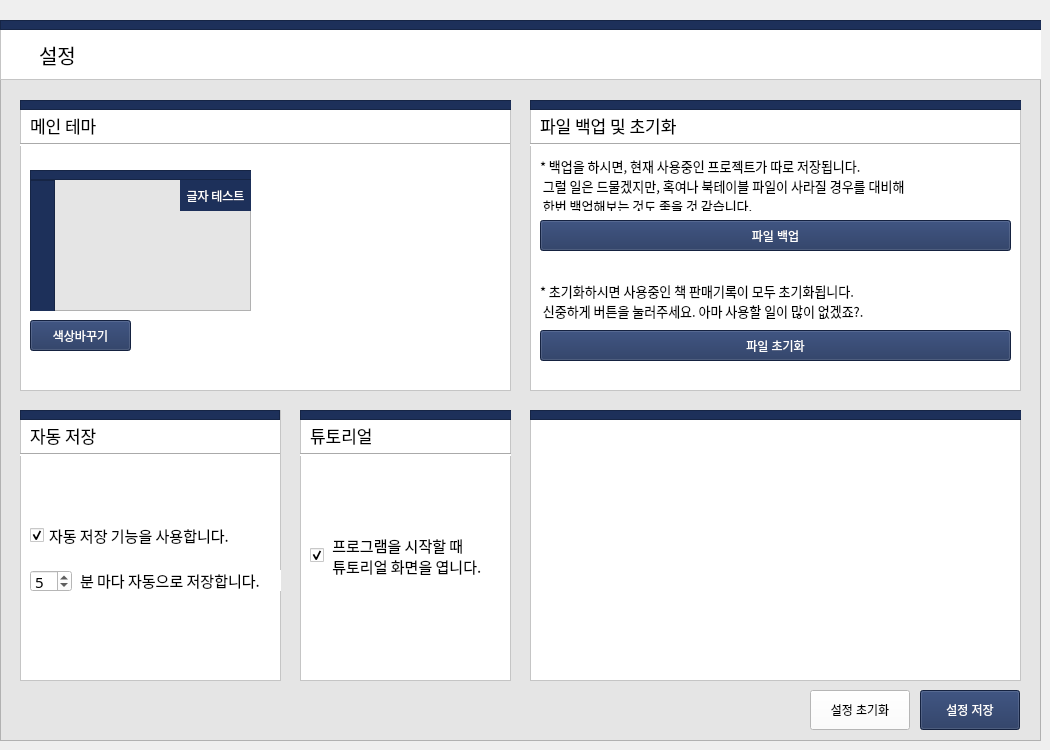
    <widget class="QWidget" name="about_property">
     <widget class="QFrame" name="about_property_frame">
      <property name="geometry">
       <rect>
        <x>0</x>
        <y>20</y>
        <width>1041</width>
        <height>721</height>
       </rect>
      </property>
      <property name="styleSheet">
       <string notr="true">background-color: rgb(229, 229, 229);</string>
      </property>
      <property name="frameShape">
       <enum>QFrame::StyledPanel</enum>
      </property>
      <property name="frameShadow">
       <enum>QFrame::Raised</enum>
      </property>
      <widget class="QFrame" name="color_frame_8">
       <property name="geometry">
        <rect>
         <x>0</x>
         <y>0</y>
         <width>1051</width>
         <height>10</height>
        </rect>
       </property>
       <property name="styleSheet">
        <string notr="true">background-color: rgb(29, 48, 90);</string>
       </property>
       <property name="frameShape">
        <enum>QFrame::StyledPanel</enum>
       </property>
       <property name="frameShadow">
        <enum>QFrame::Raised</enum>
       </property>
      </widget>
      <widget class="QFrame" name="frame_9">
       <property name="geometry">
        <rect>
         <x>0</x>
         <y>0</y>
         <width>1051</width>
         <height>60</height>
        </rect>
       </property>
       <property name="styleSheet">
        <string notr="true">background-color: rgb(255, 255, 255);</string>
       </property>
       <property name="frameShape">
        <enum>QFrame::StyledPanel</enum>
       </property>
       <property name="frameShadow">
        <enum>QFrame::Raised</enum>
       </property>
       <widget class="QLabel" name="label_5">
        <property name="geometry">
         <rect>
          <x>39</x>
          <y>19</y>
          <width>111</width>
          <height>31</height>
         </rect>
        </property>
        <property name="font">
         <font>
          <family>맑은 고딕 Semilight</family>
          <pointsize>15</pointsize>
         </font>
        </property>
        <property name="text">
         <string>설정</string>
        </property>
       </widget>
      </widget>
      <widget class="QFrame" name="frame_18">
       <property name="geometry">
        <rect>
         <x>530</x>
         <y>390</y>
         <width>491</width>
         <height>271</height>
        </rect>
       </property>
       <property name="styleSheet">
        <string notr="true">background-color: rgb(255,255,255);</string>
       </property>
       <property name="frameShape">
        <enum>QFrame::StyledPanel</enum>
       </property>
       <property name="frameShadow">
        <enum>QFrame::Raised</enum>
       </property>
       <widget class="QFrame" name="color_frame_21">
        <property name="geometry">
         <rect>
          <x>0</x>
          <y>0</y>
          <width>495</width>
          <height>10</height>
         </rect>
        </property>
        <property name="styleSheet">
         <string notr="true">background-color: rgb(29, 48, 90);</string>
        </property>
        <property name="frameShape">
         <enum>QFrame::StyledPanel</enum>
        </property>
        <property name="frameShadow">
         <enum>QFrame::Raised</enum>
        </property>
       </widget>
      </widget>
      <widget class="QPushButton" name="setting_reset">
       <property name="geometry">
        <rect>
         <x>810</x>
         <y>670</y>
         <width>100</width>
         <height>40</height>
        </rect>
       </property>
       <property name="styleSheet">
        <string notr="true">background-color: rgb(255, 255, 255);</string>
       </property>
       <property name="text">
        <string>설정 초기화</string>
       </property>
      </widget>
      <widget class="QFrame" name="frame_15">
       <property name="geometry">
        <rect>
         <x>530</x>
         <y>80</y>
         <width>491</width>
         <height>291</height>
        </rect>
       </property>
       <property name="styleSheet">
        <string notr="true">background-color: rgb(255,255,255);</string>
       </property>
       <property name="frameShape">
        <enum>QFrame::StyledPanel</enum>
       </property>
       <property name="frameShadow">
        <enum>QFrame::Raised</enum>
       </property>
       <widget class="QFrame" name="color_frame_20">
        <property name="geometry">
         <rect>
          <x>0</x>
          <y>0</y>
          <width>495</width>
          <height>10</height>
         </rect>
        </property>
        <property name="styleSheet">
         <string notr="true">background-color: rgb(29, 48, 90);</string>
        </property>
        <property name="frameShape">
         <enum>QFrame::StyledPanel</enum>
        </property>
        <property name="frameShadow">
         <enum>QFrame::Raised</enum>
        </property>
       </widget>
       <widget class="QLabel" name="label_7">
        <property name="geometry">
         <rect>
          <x>10</x>
          <y>10</y>
          <width>161</width>
          <height>31</height>
         </rect>
        </property>
        <property name="font">
         <font>
          <family>맑은 고딕 Semilight</family>
          <pointsize>13</pointsize>
         </font>
        </property>
        <property name="text">
         <string>파일 백업 및 초기화</string>
        </property>
       </widget>
       <widget class="Line" name="line_9">
        <property name="geometry">
         <rect>
          <x>0</x>
          <y>43</y>
          <width>490</width>
          <height>3</height>
         </rect>
        </property>
        <property name="orientation">
         <enum>Qt::Horizontal</enum>
        </property>
       </widget>
       <widget class="QLabel" name="label_11">
        <property name="geometry">
         <rect>
          <x>10</x>
          <y>60</y>
          <width>421</width>
          <height>51</height>
         </rect>
        </property>
        <property name="font">
         <font>
          <family>맑은 고딕 Semilight</family>
          <pointsize>10</pointsize>
         </font>
        </property>
        <property name="text">
         <string>* 백업을 하시면, 현재 사용중인 프로젝트가 따로 저장됩니다.
 그럴 일은 드물겠지만, 혹여나 북테이블 파일이 사라질 경우를 대비해
 한번 백업해보는 것도 좋을 것 같습니다.</string>
        </property>
       </widget>
       <widget class="QLabel" name="label_12">
        <property name="geometry">
         <rect>
          <x>10</x>
          <y>180</y>
          <width>391</width>
          <height>41</height>
         </rect>
        </property>
        <property name="font">
         <font>
          <family>맑은 고딕 Semilight</family>
          <pointsize>10</pointsize>
         </font>
        </property>
        <property name="text">
         <string>* 초기화하시면 사용중인 책 판매기록이 모두 초기화됩니다.
 신중하게 버튼을 눌러주세요. 아마 사용할 일이 많이 없겠죠?.</string>
        </property>
       </widget>
       <widget class="QPushButton" name="filebackup_button">
        <property name="geometry">
         <rect>
          <x>10</x>
          <y>120</y>
          <width>471</width>
          <height>31</height>
         </rect>
        </property>
        <property name="styleSheet">
         <string notr="true">background-color: rgb(29, 48, 90);
color: rgb(255, 255, 255);</string>
        </property>
        <property name="text">
         <string>파일 백업</string>
        </property>
       </widget>
       <widget class="QPushButton" name="filereset_button">
        <property name="geometry">
         <rect>
          <x>10</x>
          <y>230</y>
          <width>471</width>
          <height>31</height>
         </rect>
        </property>
        <property name="styleSheet">
         <string notr="true">background-color: rgb(29, 48, 90);
color: rgb(255, 255, 255);</string>
        </property>
        <property name="text">
         <string>파일 초기화</string>
        </property>
       </widget>
      </widget>
      <widget class="QPushButton" name="setting_save">
       <property name="geometry">
        <rect>
         <x>920</x>
         <y>670</y>
         <width>100</width>
         <height>40</height>
        </rect>
       </property>
       <property name="styleSheet">
        <string notr="true">background-color: rgb(29, 48, 90);
color: rgb(255, 255, 255);</string>
       </property>
       <property name="text">
        <string>설정 저장</string>
       </property>
      </widget>
      <widget class="QFrame" name="frame_14">
       <property name="geometry">
        <rect>
         <x>20</x>
         <y>80</y>
         <width>491</width>
         <height>291</height>
        </rect>
       </property>
       <property name="styleSheet">
        <string notr="true">background-color: rgb(255,255,255);</string>
       </property>
       <property name="frameShape">
        <enum>QFrame::StyledPanel</enum>
       </property>
       <property name="frameShadow">
        <enum>QFrame::Raised</enum>
       </property>
       <widget class="QLabel" name="label_6">
        <property name="geometry">
         <rect>
          <x>10</x>
          <y>10</y>
          <width>81</width>
          <height>31</height>
         </rect>
        </property>
        <property name="font">
         <font>
          <family>맑은 고딕 Semilight</family>
          <pointsize>13</pointsize>
         </font>
        </property>
        <property name="text">
         <string>메인 테마</string>
        </property>
       </widget>
       <widget class="QFrame" name="color_frame_19">
        <property name="geometry">
         <rect>
          <x>0</x>
          <y>0</y>
          <width>495</width>
          <height>10</height>
         </rect>
        </property>
        <property name="styleSheet">
         <string notr="true">background-color: rgb(29, 48, 90);</string>
        </property>
        <property name="frameShape">
         <enum>QFrame::StyledPanel</enum>
        </property>
        <property name="frameShadow">
         <enum>QFrame::Raised</enum>
        </property>
       </widget>
       <widget class="Line" name="line_8">
        <property name="geometry">
         <rect>
          <x>0</x>
          <y>43</y>
          <width>490</width>
          <height>3</height>
         </rect>
        </property>
        <property name="orientation">
         <enum>Qt::Horizontal</enum>
        </property>
       </widget>
       <widget class="QPushButton" name="colorwidget_button">
        <property name="geometry">
         <rect>
          <x>10</x>
          <y>220</y>
          <width>101</width>
          <height>31</height>
         </rect>
        </property>
        <property name="styleSheet">
         <string notr="true">background-color: rgb(29, 48, 90);
color: rgb(255, 255, 255);</string>
        </property>
        <property name="text">
         <string>색상바꾸기</string>
        </property>
       </widget>
       <widget class="QFrame" name="frame">
        <property name="geometry">
         <rect>
          <x>10</x>
          <y>70</y>
          <width>221</width>
          <height>141</height>
         </rect>
        </property>
        <property name="styleSheet">
         <string notr="true">background-color:rgb(229, 229, 229)</string>
        </property>
        <property name="frameShape">
         <enum>QFrame::StyledPanel</enum>
        </property>
        <property name="frameShadow">
         <enum>QFrame::Raised</enum>
        </property>
        <widget class="QFrame" name="color_frame_26">
         <property name="geometry">
          <rect>
           <x>0</x>
           <y>0</y>
           <width>225</width>
           <height>10</height>
          </rect>
         </property>
         <property name="styleSheet">
          <string notr="true">background-color: rgb(29, 48, 90);</string>
         </property>
         <property name="frameShape">
          <enum>QFrame::StyledPanel</enum>
         </property>
         <property name="frameShadow">
          <enum>QFrame::Raised</enum>
         </property>
         <widget class="QFrame" name="frame_27">
          <property name="geometry">
           <rect>
            <x>350</x>
            <y>0</y>
            <width>495</width>
            <height>10</height>
           </rect>
          </property>
          <property name="styleSheet">
           <string notr="true">background-color: rgb(29, 48, 90);</string>
          </property>
          <property name="frameShape">
           <enum>QFrame::StyledPanel</enum>
          </property>
          <property name="frameShadow">
           <enum>QFrame::Raised</enum>
          </property>
         </widget>
        </widget>
        <widget class="QFrame" name="color_frame_27">
         <property name="geometry">
          <rect>
           <x>0</x>
           <y>10</y>
           <width>25</width>
           <height>135</height>
          </rect>
         </property>
         <property name="styleSheet">
          <string notr="true">background-color: rgb(29, 48, 90);</string>
         </property>
         <property name="frameShape">
          <enum>QFrame::StyledPanel</enum>
         </property>
         <property name="frameShadow">
          <enum>QFrame::Raised</enum>
         </property>
         <widget class="QFrame" name="frame_28">
          <property name="geometry">
           <rect>
            <x>350</x>
            <y>0</y>
            <width>495</width>
            <height>10</height>
           </rect>
          </property>
          <property name="styleSheet">
           <string notr="true">background-color: rgb(29, 48, 90);</string>
          </property>
          <property name="frameShape">
           <enum>QFrame::StyledPanel</enum>
          </property>
          <property name="frameShadow">
           <enum>QFrame::Raised</enum>
          </property>
         </widget>
        </widget>
        <widget class="QLabel" name="test_color">
         <property name="geometry">
          <rect>
           <x>150</x>
           <y>10</y>
           <width>71</width>
           <height>31</height>
          </rect>
         </property>
         <property name="font">
          <font>
           <family>맑은 고딕 Semilight</family>
          </font>
         </property>
         <property name="styleSheet">
          <string notr="true">background-color: rgb(29, 48, 90);
color: rgb(255, 255, 255);</string>
         </property>
         <property name="text">
          <string>글자 테스트</string>
         </property>
         <property name="alignment">
          <set>Qt::AlignCenter</set>
         </property>
        </widget>
       </widget>
      </widget>
      <widget class="QFrame" name="frame_17">
       <property name="geometry">
        <rect>
         <x>300</x>
         <y>390</y>
         <width>211</width>
         <height>271</height>
        </rect>
       </property>
       <property name="styleSheet">
        <string notr="true">background-color: rgb(255,255,255);</string>
       </property>
       <property name="frameShape">
        <enum>QFrame::StyledPanel</enum>
       </property>
       <property name="frameShadow">
        <enum>QFrame::Raised</enum>
       </property>
       <widget class="QFrame" name="color_frame_25">
        <property name="geometry">
         <rect>
          <x>0</x>
          <y>0</y>
          <width>215</width>
          <height>10</height>
         </rect>
        </property>
        <property name="styleSheet">
         <string notr="true">background-color: rgb(29, 48, 90);</string>
        </property>
        <property name="frameShape">
         <enum>QFrame::StyledPanel</enum>
        </property>
        <property name="frameShadow">
         <enum>QFrame::Raised</enum>
        </property>
        <widget class="QFrame" name="frame_26">
         <property name="geometry">
          <rect>
           <x>350</x>
           <y>0</y>
           <width>495</width>
           <height>10</height>
          </rect>
         </property>
         <property name="styleSheet">
          <string notr="true">background-color: rgb(29, 48, 90);</string>
         </property>
         <property name="frameShape">
          <enum>QFrame::StyledPanel</enum>
         </property>
         <property name="frameShadow">
          <enum>QFrame::Raised</enum>
         </property>
        </widget>
       </widget>
       <widget class="QLabel" name="label_10">
        <property name="geometry">
         <rect>
          <x>10</x>
          <y>10</y>
          <width>81</width>
          <height>31</height>
         </rect>
        </property>
        <property name="font">
         <font>
          <family>맑은 고딕 Semilight</family>
          <pointsize>13</pointsize>
         </font>
        </property>
        <property name="text">
         <string>튜토리얼</string>
        </property>
       </widget>
       <widget class="Line" name="line_11">
        <property name="geometry">
         <rect>
          <x>0</x>
          <y>43</y>
          <width>215</width>
          <height>3</height>
         </rect>
        </property>
        <property name="orientation">
         <enum>Qt::Horizontal</enum>
        </property>
       </widget>
       <widget class="QCheckBox" name="Tutorial_check">
        <property name="geometry">
         <rect>
          <x>10</x>
          <y>120</y>
          <width>191</width>
          <height>51</height>
         </rect>
        </property>
        <property name="font">
         <font>
          <family>맑은 고딕 Semilight</family>
          <pointsize>11</pointsize>
         </font>
        </property>
        <property name="text">
         <string> 프로그램을 시작할 때
 튜토리얼 화면을 엽니다.</string>
        </property>
        <property name="checked">
         <bool>true</bool>
        </property>
       </widget>
      </widget>
      <widget class="QFrame" name="frame_16">
       <property name="geometry">
        <rect>
         <x>20</x>
         <y>390</y>
         <width>261</width>
         <height>271</height>
        </rect>
       </property>
       <property name="styleSheet">
        <string notr="true">background-color: rgb(255,255,255);</string>
       </property>
       <property name="frameShape">
        <enum>QFrame::StyledPanel</enum>
       </property>
       <property name="frameShadow">
        <enum>QFrame::Raised</enum>
       </property>
       <widget class="QFrame" name="color_frame_23">
        <property name="geometry">
         <rect>
          <x>0</x>
          <y>0</y>
          <width>260</width>
          <height>10</height>
         </rect>
        </property>
        <property name="styleSheet">
         <string notr="true">background-color: rgb(29, 48, 90);</string>
        </property>
        <property name="frameShape">
         <enum>QFrame::StyledPanel</enum>
        </property>
        <property name="frameShadow">
         <enum>QFrame::Raised</enum>
        </property>
        <widget class="QFrame" name="frame_24">
         <property name="geometry">
          <rect>
           <x>350</x>
           <y>0</y>
           <width>495</width>
           <height>10</height>
          </rect>
         </property>
         <property name="styleSheet">
          <string notr="true">background-color: rgb(29, 48, 90);</string>
         </property>
         <property name="frameShape">
          <enum>QFrame::StyledPanel</enum>
         </property>
         <property name="frameShadow">
          <enum>QFrame::Raised</enum>
         </property>
        </widget>
       </widget>
       <widget class="QCheckBox" name="Autosave_check">
        <property name="geometry">
         <rect>
          <x>10</x>
          <y>110</y>
          <width>221</width>
          <height>31</height>
         </rect>
        </property>
        <property name="font">
         <font>
          <family>맑은 고딕 Semilight</family>
          <pointsize>11</pointsize>
         </font>
        </property>
        <property name="text">
         <string>자동 저장 기능을 사용합니다.</string>
        </property>
        <property name="checked">
         <bool>true</bool>
        </property>
       </widget>
       <widget class="QSpinBox" name="Autosave_time">
        <property name="geometry">
         <rect>
          <x>10</x>
          <y>160</y>
          <width>42</width>
          <height>22</height>
         </rect>
        </property>
        <property name="font">
         <font>
          <family>맑은 고딕 Semilight</family>
          <pointsize>11</pointsize>
         </font>
        </property>
        <property name="singleStep">
         <number>5</number>
        </property>
        <property name="value">
         <number>5</number>
        </property>
       </widget>
       <widget class="QLabel" name="label_8">
        <property name="geometry">
         <rect>
          <x>60</x>
          <y>160</y>
          <width>201</width>
          <height>21</height>
         </rect>
        </property>
        <property name="font">
         <font>
          <family>맑은 고딕 Semilight</family>
          <pointsize>11</pointsize>
         </font>
        </property>
        <property name="text">
         <string>분 마다 자동으로 저장합니다.</string>
        </property>
       </widget>
       <widget class="QLabel" name="label_9">
        <property name="geometry">
         <rect>
          <x>10</x>
          <y>10</y>
          <width>81</width>
          <height>31</height>
         </rect>
        </property>
        <property name="font">
         <font>
          <family>맑은 고딕 Semilight</family>
          <pointsize>13</pointsize>
         </font>
        </property>
        <property name="text">
         <string>자동 저장</string>
        </property>
       </widget>
       <widget class="Line" name="line_10">
        <property name="geometry">
         <rect>
          <x>0</x>
          <y>43</y>
          <width>260</width>
          <height>3</height>
         </rect>
        </property>
        <property name="orientation">
         <enum>Qt::Horizontal</enum>
        </property>
       </widget>
      </widget>
      <zorder>frame_9</zorder>
      <zorder>color_frame_8</zorder>
      <zorder>frame_18</zorder>
      <zorder>setting_reset</zorder>
      <zorder>frame_15</zorder>
      <zorder>setting_save</zorder>
      <zorder>frame_14</zorder>
      <zorder>frame_17</zorder>
      <zorder>frame_16</zorder>
     </widget>
    </widget>
